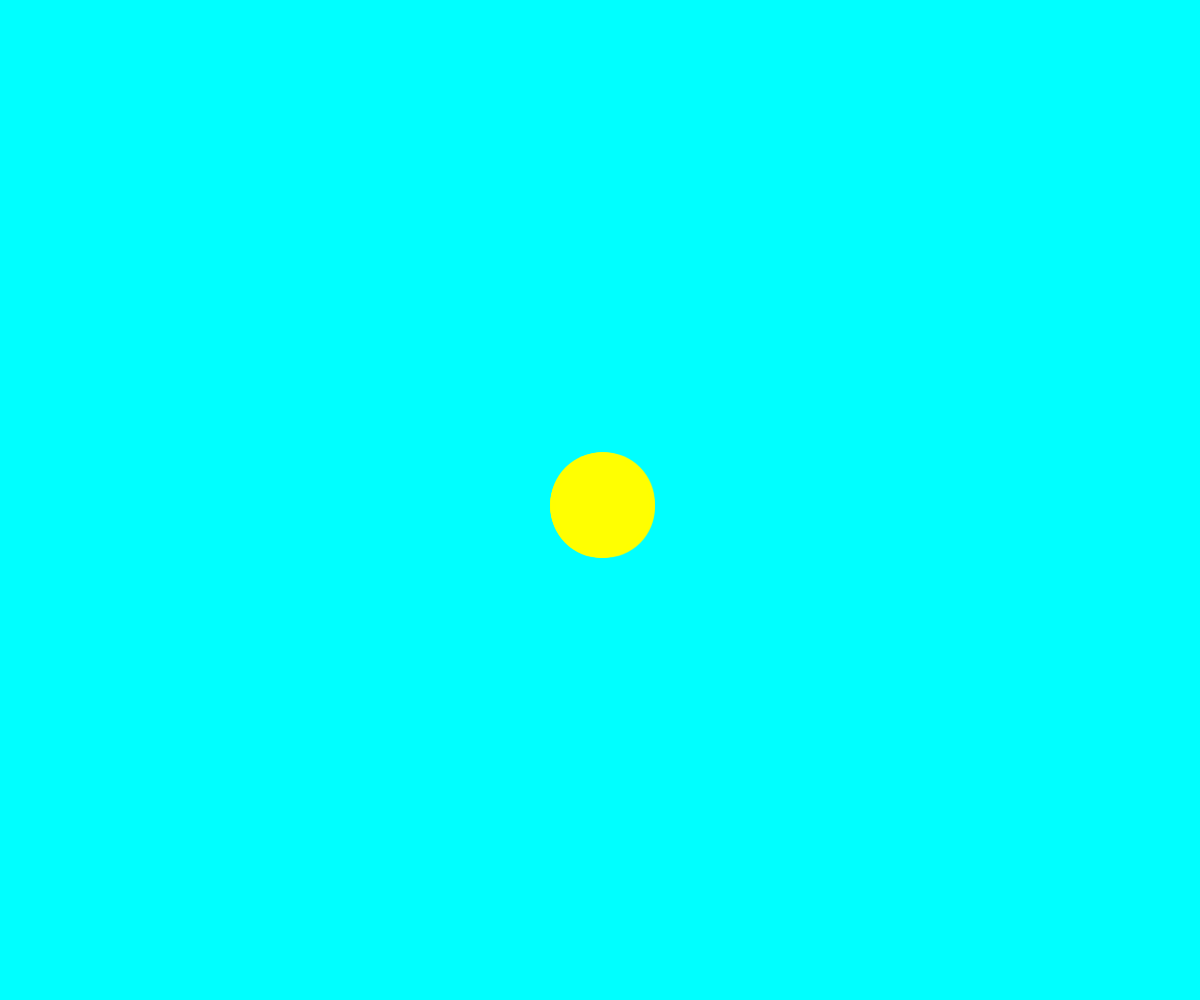
Frame 1 (no input)
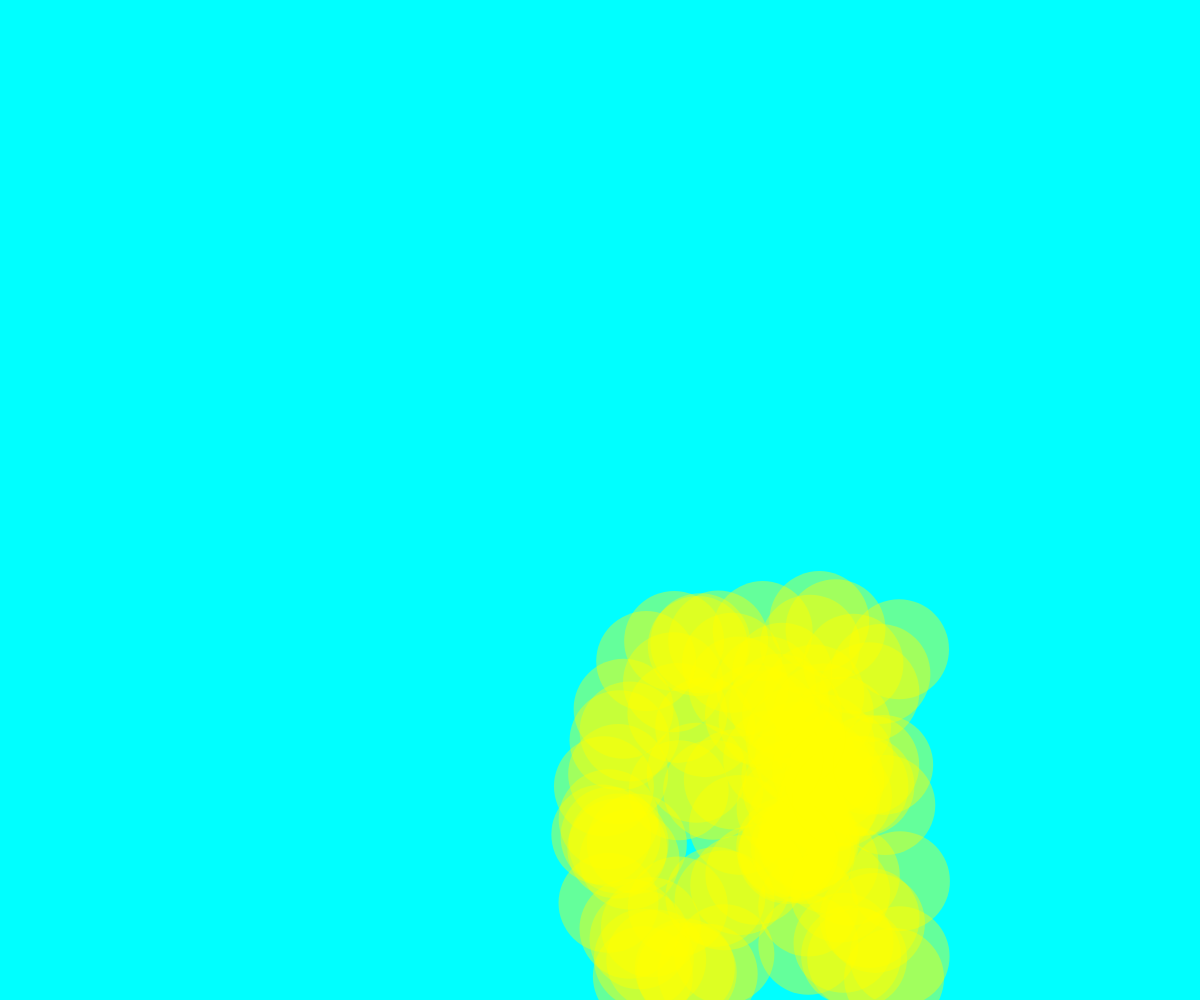
Frame 60 (no input)
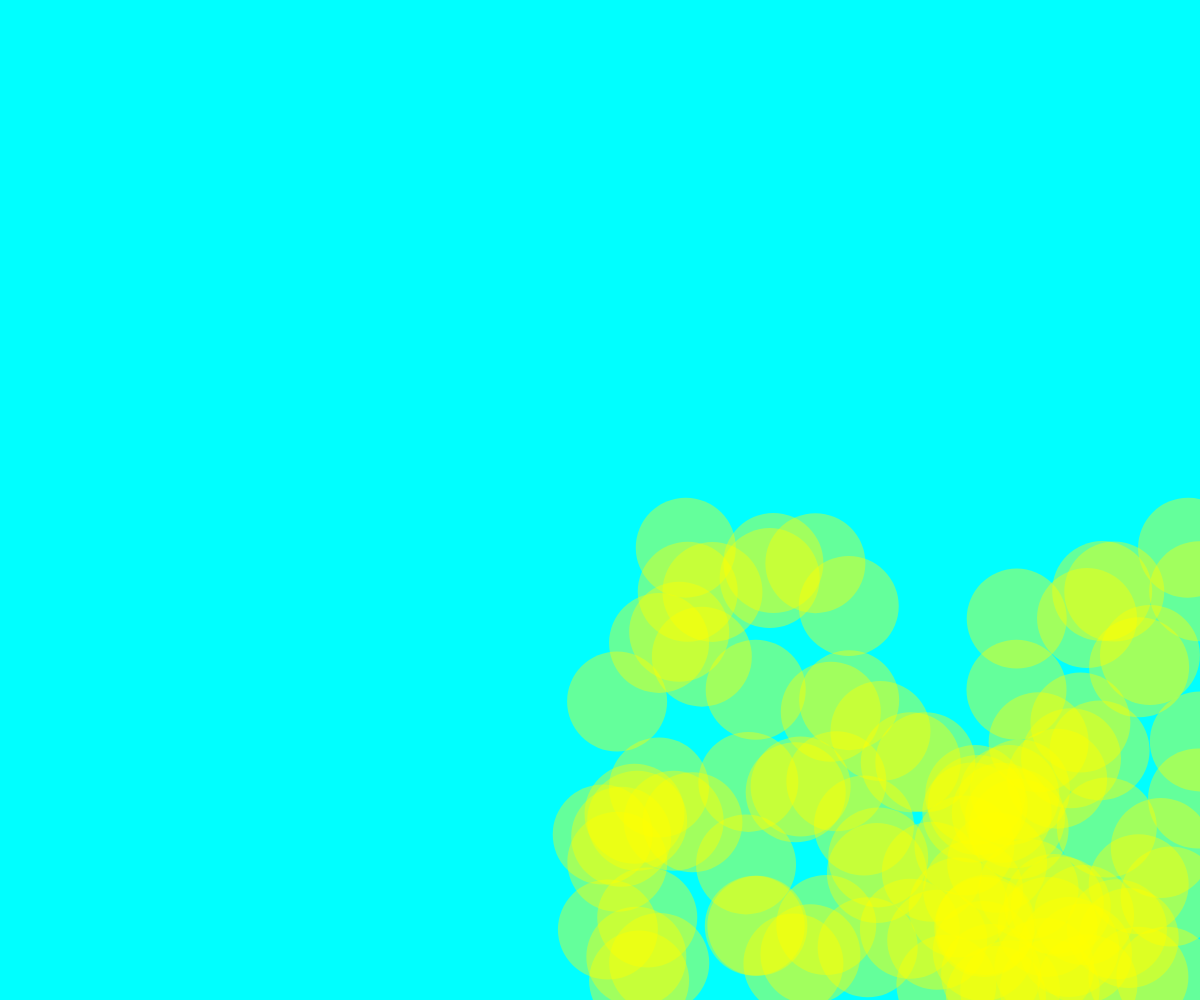
Frame 120 (the mouse pressed at the canvas centre since frame 60)

The p5.js sketch that drew these frames (run headless with seeded random() and noise() and a simulated clock; from frame 60 on, the mouse is pressed at the canvas centre):

// p5.js sketch
// ── sketch.js
let bubble= [];

function setup(){
createCanvas(windowWidth, windowHeight);
for( let i=0; i<100; i++){

    bubble[i]= new balls(windowWidth/2,windowHeight/2,100);
}
}

function draw(){
background(0,255,255);
for( let i=0; i<100; i++){
bubble[i].move();
bubble[i].display();
}
}
// ── balls.js
class balls{
    constructor(x,y,r){
        this.x=x;
        this.y=y;
        this.r=r;
        this.speedx= random (0,5);
        this.speedy= random (2,8);
    
    }

    display(){
        fill(255,255,0, 100);
        noStroke();
        ellipse(this.x, this.y, this.r,this.r);
    }

    move(){
        this.x += this.speedx;
        this.y += this.speedy;

        if(this.x >width || this.x< 0){
            this.speedx = - this.speedx;
        }
        if (this.y> height || this.y<0){
            this.speedy = - this.speedy;
        }

    }


}
